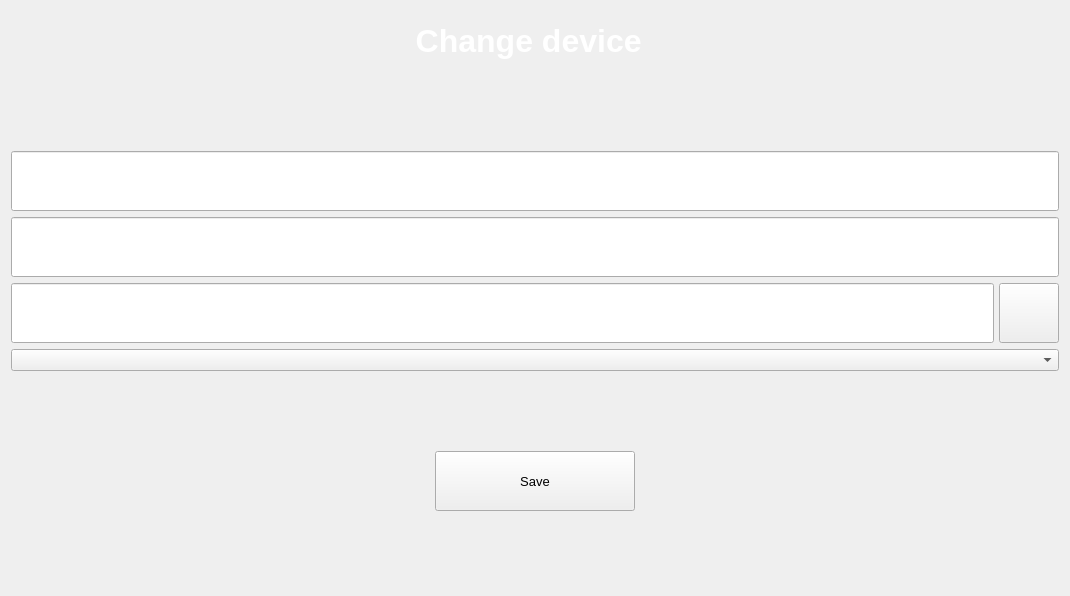
         <widget class="QWidget" name="change_device_page">
          <layout class="QVBoxLayout" name="verticalLayout_4">
           <item>
            <layout class="QHBoxLayout" name="horizontalLayout_10">
             <item>
              <widget class="QLabel" name="label_6">
               <property name="font">
                <font>
                 <pointsize>24</pointsize>
                 <weight>75</weight>
                 <bold>true</bold>
                </font>
               </property>
               <property name="styleSheet">
                <string notr="true">QLabel {
	color: rgb(255, 255, 255);
background-color: none;
font-weight:bold;
width: 230;
height: 50;
}
QPushButton:hover{
background-color:rgba(255,255,255,30);
}
QPushButton:pressed{
background-color:rgba(255,255,255,70);
}</string>
               </property>
               <property name="text">
                <string>      Change device</string>
               </property>
               <property name="alignment">
                <set>Qt::AlignCenter</set>
               </property>
              </widget>
             </item>
             <item>
              <widget class="QPushButton" name="back_dashdoard_button_2">
               <property name="enabled">
                <bool>true</bool>
               </property>
               <property name="sizePolicy">
                <sizepolicy hsizetype="Minimum" vsizetype="Preferred">
                 <horstretch>0</horstretch>
                 <verstretch>0</verstretch>
                </sizepolicy>
               </property>
               <property name="minimumSize">
                <size>
                 <width>60</width>
                 <height>60</height>
                </size>
               </property>
               <property name="maximumSize">
                <size>
                 <width>60</width>
                 <height>60</height>
                </size>
               </property>
               <property name="styleSheet">
                <string notr="true">background: none;
border: none;</string>
               </property>
               <property name="text">
                <string/>
               </property>
               <property name="icon">
                <iconset resource="res.qrc">
                 <normaloff>:/img/back-button.png</normaloff>:/img/back-button.png</iconset>
               </property>
               <property name="iconSize">
                <size>
                 <width>60</width>
                 <height>60</height>
                </size>
               </property>
               <property name="checkable">
                <bool>false</bool>
               </property>
               <property name="autoExclusive">
                <bool>false</bool>
               </property>
              </widget>
             </item>
            </layout>
           </item>
           <item>
            <spacer name="verticalSpacer_8">
             <property name="orientation">
              <enum>Qt::Vertical</enum>
             </property>
             <property name="sizeHint" stdset="0">
              <size>
               <width>947</width>
               <height>74</height>
              </size>
             </property>
            </spacer>
           </item>
           <item>
            <widget class="QLineEdit" name="device_name_text_2">
             <property name="minimumSize">
              <size>
               <width>0</width>
               <height>60</height>
              </size>
             </property>
             <property name="maximumSize">
              <size>
               <width>16777215</width>
               <height>60</height>
              </size>
             </property>
             <property name="styleSheet">
              <string notr="true">font-size: 16pt;
color: white;
padding-left: 10px;
width: 120;
height: 45;</string>
             </property>
             <property name="alignment">
              <set>Qt::AlignLeading|Qt::AlignLeft|Qt::AlignVCenter</set>
             </property>
             <property name="placeholderText">
              <string>Name</string>
             </property>
            </widget>
           </item>
           <item>
            <widget class="QLineEdit" name="rtsp_string_text_2">
             <property name="minimumSize">
              <size>
               <width>0</width>
               <height>60</height>
              </size>
             </property>
             <property name="maximumSize">
              <size>
               <width>16777215</width>
               <height>60</height>
              </size>
             </property>
             <property name="styleSheet">
              <string notr="true">font-size: 16pt;
color: white;
padding-left: 10px;
width: 120;
height: 45;</string>
             </property>
             <property name="alignment">
              <set>Qt::AlignLeading|Qt::AlignLeft|Qt::AlignVCenter</set>
             </property>
             <property name="placeholderText">
              <string>RTSP string</string>
             </property>
            </widget>
           </item>
           <item>
            <layout class="QHBoxLayout" name="horizontalLayout_9">
             <property name="spacing">
              <number>5</number>
             </property>
             <item>
              <widget class="QLineEdit" name="folder_path_text_2">
               <property name="minimumSize">
                <size>
                 <width>0</width>
                 <height>60</height>
                </size>
               </property>
               <property name="maximumSize">
                <size>
                 <width>16777215</width>
                 <height>60</height>
                </size>
               </property>
               <property name="styleSheet">
                <string notr="true">font-size: 16pt;
color: white;
padding-left: 10px;
width: 120;
height: 45;</string>
               </property>
               <property name="alignment">
                <set>Qt::AlignLeading|Qt::AlignLeft|Qt::AlignVCenter</set>
               </property>
               <property name="placeholderText">
                <string>Path to folder</string>
               </property>
              </widget>
             </item>
             <item>
              <widget class="QPushButton" name="select_folder_2">
               <property name="minimumSize">
                <size>
                 <width>60</width>
                 <height>60</height>
                </size>
               </property>
               <property name="maximumSize">
                <size>
                 <width>60</width>
                 <height>60</height>
                </size>
               </property>
               <property name="font">
                <font>
                 <pointsize>10</pointsize>
                </font>
               </property>
               <property name="text">
                <string/>
               </property>
               <property name="icon">
                <iconset resource="res.qrc">
                 <normaloff>:/img/cursor.png</normaloff>:/img/cursor.png</iconset>
               </property>
               <property name="iconSize">
                <size>
                 <width>30</width>
                 <height>30</height>
                </size>
               </property>
              </widget>
             </item>
            </layout>
           </item>
           <item>
            <widget class="QComboBox" name="comboBox_2"/>
           </item>
           <item>
            <spacer name="verticalSpacer_6">
             <property name="orientation">
              <enum>Qt::Vertical</enum>
             </property>
             <property name="sizeHint" stdset="0">
              <size>
               <width>1048</width>
               <height>74</height>
              </size>
             </property>
            </spacer>
           </item>
           <item>
            <layout class="QHBoxLayout" name="horizontalLayout_8">
             <item>
              <spacer name="horizontalSpacer_8">
               <property name="orientation">
                <enum>Qt::Horizontal</enum>
               </property>
               <property name="sizeHint" stdset="0">
                <size>
                 <width>40</width>
                 <height>20</height>
                </size>
               </property>
              </spacer>
             </item>
             <item>
              <widget class="QPushButton" name="save_changed_device_2">
               <property name="minimumSize">
                <size>
                 <width>200</width>
                 <height>60</height>
                </size>
               </property>
               <property name="maximumSize">
                <size>
                 <width>200</width>
                 <height>60</height>
                </size>
               </property>
               <property name="font">
                <font>
                 <pointsize>10</pointsize>
                </font>
               </property>
               <property name="text">
                <string>Save</string>
               </property>
               <property name="icon">
                <iconset resource="res.qrc">
                 <normaloff>:/img/save.png</normaloff>:/img/save.png</iconset>
               </property>
              </widget>
             </item>
             <item>
              <spacer name="horizontalSpacer_7">
               <property name="orientation">
                <enum>Qt::Horizontal</enum>
               </property>
               <property name="sizeHint" stdset="0">
                <size>
                 <width>40</width>
                 <height>20</height>
                </size>
               </property>
              </spacer>
             </item>
            </layout>
           </item>
           <item>
            <spacer name="verticalSpacer_7">
             <property name="orientation">
              <enum>Qt::Vertical</enum>
             </property>
             <property name="sizeHint" stdset="0">
              <size>
               <width>947</width>
               <height>74</height>
              </size>
             </property>
            </spacer>
           </item>
          </layout>
         </widget>
